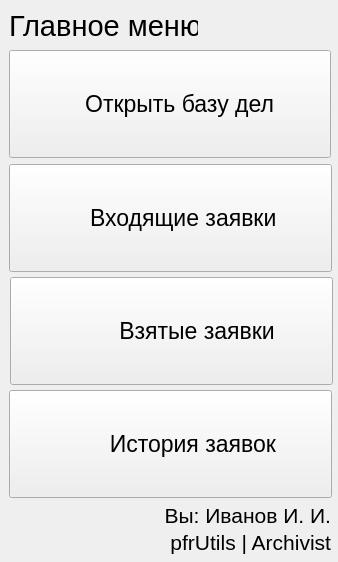
<?xml version="1.0" encoding="UTF-8"?>
<ui version="4.0">
 <class>Form</class>
 <widget class="QWidget" name="Form">
  <property name="enabled">
   <bool>true</bool>
  </property>
  <property name="geometry">
   <rect>
    <x>0</x>
    <y>0</y>
    <width>338</width>
    <height>562</height>
   </rect>
  </property>
  <property name="windowTitle">
   <string>pfrUtils Archivist</string>
  </property>
  <property name="windowIcon">
   <iconset resource="../pdricons.qrc">
    <normaloff>:/icons/Archivist/icon.ico</normaloff>:/icons/Archivist/icon.ico</iconset>
  </property>
  <widget class="QLabel" name="label">
   <property name="geometry">
    <rect>
     <x>9</x>
     <y>9</y>
     <width>189</width>
     <height>35</height>
    </rect>
   </property>
   <property name="text">
    <string>&lt;html&gt;&lt;head/&gt;&lt;body&gt;&lt;p&gt;&lt;span style=&quot; font-size:22pt;&quot;&gt;Главное меню&lt;/span&gt;&lt;/p&gt;&lt;/body&gt;&lt;/html&gt;</string>
   </property>
  </widget>
  <widget class="QPushButton" name="pushButton">
   <property name="geometry">
    <rect>
     <x>9</x>
     <y>50</y>
     <width>322</width>
     <height>108</height>
    </rect>
   </property>
   <property name="font">
    <font>
     <pointsize>17</pointsize>
    </font>
   </property>
   <property name="layoutDirection">
    <enum>Qt::LeftToRight</enum>
   </property>
   <property name="text">
    <string>   Открыть базу дел</string>
   </property>
   <property name="icon">
    <iconset resource="../pdricons.qrc">
     <normaloff>:/icons/icons/Рисунок13.png</normaloff>:/icons/icons/Рисунок13.png</iconset>
   </property>
   <property name="iconSize">
    <size>
     <width>100</width>
     <height>100</height>
    </size>
   </property>
  </widget>
  <widget class="QPushButton" name="pushButton_2">
   <property name="geometry">
    <rect>
     <x>9</x>
     <y>164</y>
     <width>323</width>
     <height>108</height>
    </rect>
   </property>
   <property name="font">
    <font>
     <pointsize>17</pointsize>
    </font>
   </property>
   <property name="layoutDirection">
    <enum>Qt::LeftToRight</enum>
   </property>
   <property name="text">
    <string>    Входящие заявки</string>
   </property>
   <property name="icon">
    <iconset resource="../pdricons.qrc">
     <normaloff>:/icons/icons/Рисунок14.png</normaloff>:/icons/icons/Рисунок14.png</iconset>
   </property>
   <property name="iconSize">
    <size>
     <width>100</width>
     <height>100</height>
    </size>
   </property>
  </widget>
  <widget class="QPushButton" name="pushButton_3">
   <property name="geometry">
    <rect>
     <x>9</x>
     <y>390</y>
     <width>323</width>
     <height>108</height>
    </rect>
   </property>
   <property name="font">
    <font>
     <pointsize>17</pointsize>
    </font>
   </property>
   <property name="layoutDirection">
    <enum>Qt::LeftToRight</enum>
   </property>
   <property name="text">
    <string>       История заявок</string>
   </property>
   <property name="icon">
    <iconset resource="../pdricons.qrc">
     <normaloff>:/icons/icons/Рисунок14.png</normaloff>:/icons/icons/Рисунок14.png</iconset>
   </property>
   <property name="iconSize">
    <size>
     <width>100</width>
     <height>100</height>
    </size>
   </property>
  </widget>
  <widget class="QLabel" name="label_2">
   <property name="geometry">
    <rect>
     <x>10</x>
     <y>530</y>
     <width>321</width>
     <height>25</height>
    </rect>
   </property>
   <property name="text">
    <string>&lt;html&gt;&lt;head/&gt;&lt;body&gt;&lt;p align=&quot;right&quot;&gt;&lt;span style=&quot; font-size:16pt;&quot;&gt;pfrUtils | Archivist&lt;/span&gt;&lt;/p&gt;&lt;/body&gt;&lt;/html&gt;</string>
   </property>
  </widget>
  <widget class="QPushButton" name="pushButton_4">
   <property name="geometry">
    <rect>
     <x>10</x>
     <y>277</y>
     <width>323</width>
     <height>108</height>
    </rect>
   </property>
   <property name="font">
    <font>
     <pointsize>17</pointsize>
    </font>
   </property>
   <property name="layoutDirection">
    <enum>Qt::LeftToRight</enum>
   </property>
   <property name="text">
    <string>        Взятые заявки</string>
   </property>
   <property name="icon">
    <iconset resource="../pdricons.qrc">
     <normaloff>:/icons/icons/Рисунок14.png</normaloff>:/icons/icons/Рисунок14.png</iconset>
   </property>
   <property name="iconSize">
    <size>
     <width>100</width>
     <height>100</height>
    </size>
   </property>
  </widget>
  <widget class="QLabel" name="label_3">
   <property name="geometry">
    <rect>
     <x>10</x>
     <y>500</y>
     <width>321</width>
     <height>31</height>
    </rect>
   </property>
   <property name="text">
    <string>&lt;html&gt;&lt;head/&gt;&lt;body&gt;&lt;p align=&quot;right&quot;&gt;&lt;span style=&quot; font-size:16pt;&quot;&gt;Вы: Иванов И. И.&lt;/span&gt;&lt;/p&gt;&lt;/body&gt;&lt;/html&gt;</string>
   </property>
  </widget>
 </widget>
 <resources>
  <include location="../pdricons.qrc"/>
 </resources>
 <connections/>
</ui>
